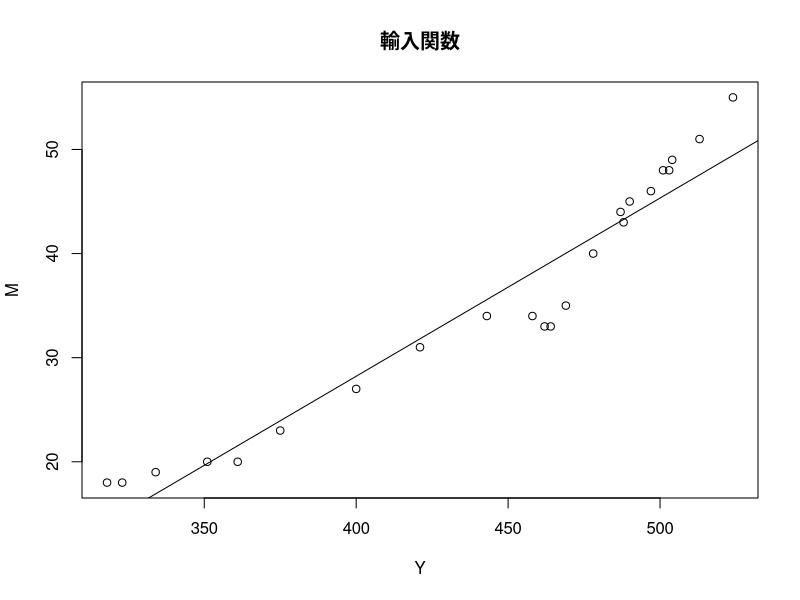

The R script that drew this image: (Note: this script raises an error after producing the figure.)
data1 <- read.table("ke0602.csv",header = TRUE, sep =",")
data1
plot(data1$Y, data1$M,xlab="Y",ylab="M",main="輸入関数")
fm1 <- lm(M ~ Y, data = data1)
summary(fm1)
abline(fm1)
bptest(fm1)
